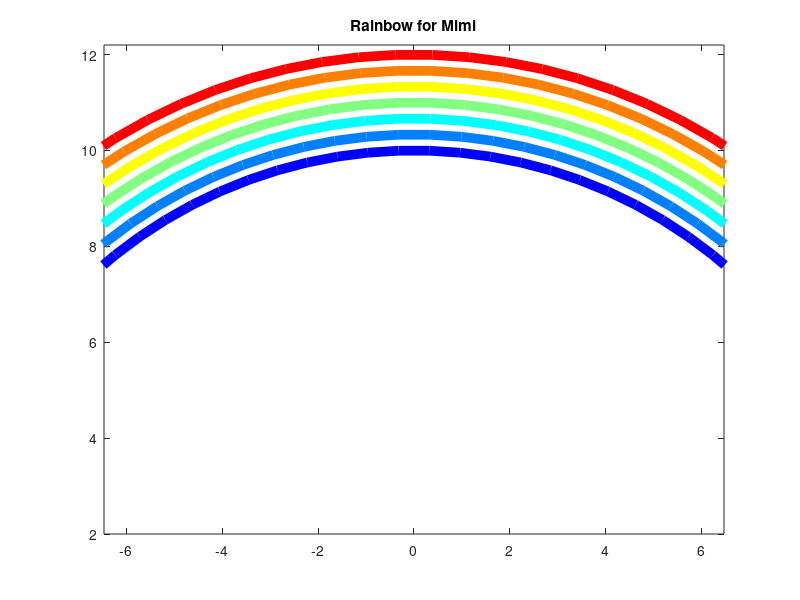

MATLAB code for this plot:
%% Draw Rainbow

% RGB colors
% red = [1,0,0];
% orange = [1,0.5,0];
% yellow = [1,1,0];
% green = [0,1,0];
% cyan = [0,1,1];
% blue = [0,0,1];
% purple = [0.5,0,1];
% rainbowColors = [ red; orange; yellow; green; cyan; blue; purple ]

rainbowColors = flip( jet(7) );

% polar and cartesian coordinates for semicircles
angle = linspace(0, pi, 50);
x = cos(angle);
y = sin(angle);

% concentric semicircles
radius = linspace(12, 10, length(rainbowColors) );

% draw
figure('WindowState', 'maximized');

for iColor = 1:length(rainbowColors)
    r = radius( iColor );
    plot( r * x, r * y, ...
         'r-', 'LineWidth', 7, ...
         'Color', rainbowColors( iColor, : ) );
    hold on
end

hold off
ylim([2, 12.2]);
axis equal;
title('Rainbow for Mimi');
